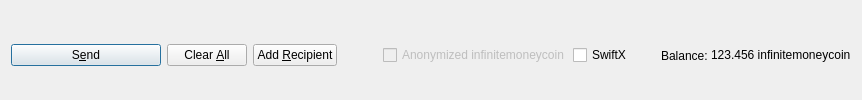
         <widget class="QFrame" name="frame_Send">
          <layout class="QHBoxLayout" name="horizontalLayout">
           <property name="bottomMargin">
            <number>0</number>
           </property>
           <item>
            <widget class="QPushButton" name="sendButton">
             <property name="minimumSize">
              <size>
               <width>150</width>
               <height>0</height>
              </size>
             </property>
             <property name="toolTip">
              <string>Confirm the send action</string>
             </property>
             <property name="text">
              <string>S&amp;end</string>
             </property>
             <property name="icon">
              <iconset resource="../infinitemoneycoin.qrc">
               <normaloff>:/icons/send</normaloff>:/icons/send</iconset>
             </property>
             <property name="autoDefault">
              <bool>false</bool>
             </property>
             <property name="default">
              <bool>true</bool>
             </property>
            </widget>
           </item>
           <item>
            <widget class="QPushButton" name="clearButton">
             <property name="sizePolicy">
              <sizepolicy hsizetype="Minimum" vsizetype="Fixed">
               <horstretch>0</horstretch>
               <verstretch>0</verstretch>
              </sizepolicy>
             </property>
             <property name="toolTip">
              <string>Clear all fields of the form.</string>
             </property>
             <property name="text">
              <string>Clear &amp;All</string>
             </property>
             <property name="icon">
              <iconset resource="../infinitemoneycoin.qrc">
               <normaloff>:/icons/remove</normaloff>:/icons/remove</iconset>
             </property>
             <property name="autoDefault">
              <bool>false</bool>
             </property>
            </widget>
           </item>
           <item>
            <widget class="QPushButton" name="addButton">
             <property name="toolTip">
              <string>Send to multiple recipients at once</string>
             </property>
             <property name="text">
              <string>Add &amp;Recipient</string>
             </property>
             <property name="icon">
              <iconset resource="../infinitemoneycoin.qrc">
               <normaloff>:/icons/add</normaloff>:/icons/add</iconset>
             </property>
             <property name="autoDefault">
              <bool>false</bool>
             </property>
            </widget>
           </item>
           <item>
            <spacer name="horizontalSpacer">
             <property name="orientation">
              <enum>Qt::Horizontal</enum>
             </property>
             <property name="sizeHint" stdset="0">
              <size>
               <width>40</width>
               <height>20</height>
              </size>
             </property>
            </spacer>
           </item>
           <item>
            <layout class="QHBoxLayout" name="horizontalLayout_2">
             <property name="spacing">
              <number>3</number>
             </property>
             <item>
              <widget class="QCheckBox" name="checkzECA">
               <property name="enabled">
                <bool>false</bool>
               </property>
               <property name="text">
                <string>Anonymized infinitemoneycoin</string>
               </property>
              </widget>
             </item>
             <item>
              <widget class="QCheckBox" name="checkSwiftTX">
               <property name="enabled">
                <bool>true</bool>
               </property>
               <property name="minimumSize">
                <size>
                 <width>85</width>
                 <height>0</height>
                </size>
               </property>
               <property name="text">
                <string>SwiftX</string>
               </property>
              </widget>
             </item>
             <item>
              <widget class="QLabel" name="label">
               <property name="text">
                <string>Balance:</string>
               </property>
              </widget>
             </item>
             <item>
              <widget class="QLabel" name="labelBalance">
               <property name="sizePolicy">
                <sizepolicy hsizetype="Preferred" vsizetype="Fixed">
                 <horstretch>0</horstretch>
                 <verstretch>0</verstretch>
                </sizepolicy>
               </property>
               <property name="cursor">
                <cursorShape>IBeamCursor</cursorShape>
               </property>
               <property name="text">
                <string notr="true">123.456 infinitemoneycoin</string>
               </property>
               <property name="textInteractionFlags">
                <set>Qt::LinksAccessibleByMouse|Qt::TextSelectableByKeyboard|Qt::TextSelectableByMouse</set>
               </property>
              </widget>
             </item>
            </layout>
           </item>
          </layout>
         </widget>
